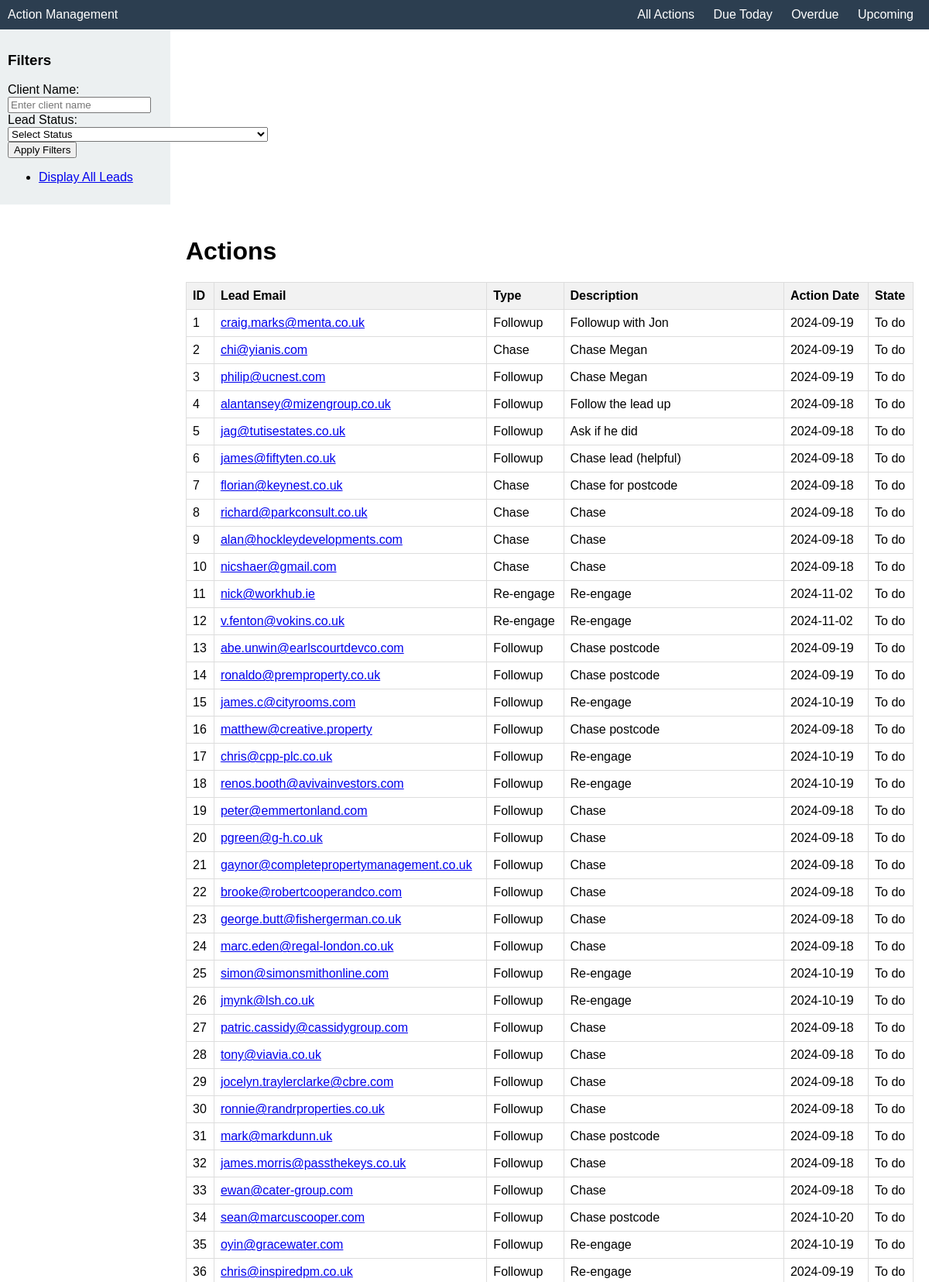
/lead_management/all_actions (upper part), run on the app's committed database.
### app/models.py (models this page shows, shortened)
class LeadAction(db.Model):
    __tablename__ = 'lead_actions'
    id = db.Column(db.Integer, primary_key=True)
    lead_id = db.Column(db.Integer, db.ForeignKey('leads.id'), nullable=False)  # ForeignKey to Lead.
    action_type = db.Column(db.String(255), nullable=False)  # Action type (e.g., 'Contacted', 'Demo Booked').
    action_description = db.Column(db.Text, nullable=True)  # Optional description of the action.
    action_date = db.Column(db.DateTime, nullable=True)  # Date for when the action should be completed.
    action_state = db.Column(db.String(50), nullable=False, default='To do')  # State of the action ('Done' or 'To do').
    created_at = db.Column(db.DateTime, default=datetime.utcnow)

class Lead(db.Model):
    __tablename__ = 'leads'
    id = db.Column(db.Integer, primary_key=True)
    sl_lead_id = db.Column(db.Integer, nullable=True)  # Smartlead Lead ID
    first_name = db.Column(db.String(255), nullable=False)
    last_name = db.Column(db.String(255), nullable=False)
    email = db.Column(db.String(255), nullable=False, unique=True)  # Unique email to prevent duplicates.
    company_name = db.Column(db.String(255), nullable=True)
    created_at = db.Column(db.DateTime, default=datetime.utcnow)
    is_unsubscribed = db.Column(db.Boolean, default=False)
    phone_number = db.Column(db.String(50), nullable=True)
    location = db.Column(db.String(255), nullable=True)
    linkedin_profile = db.Column(db.String(255), nullable=True)
    campaign_id = db.Column(db.Integer, db.ForeignKey('campaigns.id'), nullable=False)  # ForeignKey to Campaign.
    lead_status = db.Column(db.String(255), nullable=False, default='Interested - Initial Info Requested')  # New field for lead status.
    actions = db.relationship('LeadAction', backref='lead', lazy=True, cascade='all, delete-orphan')
    notes = db.relationship('LeadNote', backref='lead', lazy=True, cascade='all, delete-orphan')

### app/blueprints/lead_management.py (the view)
@lead_management_blueprint.route('/all_actions', methods=['GET'])
def all_actions():
    action_state = request.args.get('action_state')  # Get action_state from query params
    query = LeadAction.query.options(db.joinedload(LeadAction.lead))
    if action_state:
        query = query.filter_by(action_state=action_state)
    actions = query.all()
    return render_template('actions.html', actions=actions)

### app/templates/actions.html (shortened to what this page needs)
{% extends 'base.html' %}
{% block content %}
<h1>Actions</h1>
<table>
    <thead>
        <tr>
            <th>ID</th>
            <th>Lead Email</th>
            <th>Type</th>
            <th>Description</th>
            <th>Action Date</th>
            <th>State</th>
        </tr>
    </thead>
    <tbody>
        {% for action in actions %}
        <tr>
            <td>{{ action.id }}</td>
            <td><a href="{{ url_for('lead_management.lead_detail', lead_id=action.lead.id) }}">{{ action.lead.email }}</a></td>
            <td>{{ action.action_type }}</td>
            <td>{{ action.action_description }}</td>
            <td>
                {% if action.action_date %}
                    {{ action.action_date.strftime('%Y-%m-%d') }}
                {% else %}
                    N/A
                {% endif %}
            </td>
            <td>{{ action.action_state }}</td>
        </tr>
        {% endfor %}
    </tbody>
</table>
{% endblock %}

### app/static/css/styles.css (style rules this page uses)
body { font-family: Arial, sans-serif; display: flex; flex-direction: column; margin: 0; padding: 0; }
table { width: 100%; border-collapse: collapse; }
table, th, td { border: 1px solid #ddd; padding: 8px; }
th { background-color: #f2f2f2; text-align: left; }

### data on the page
LeadAction: id "1", lead.email "craig.marks@menta.co.uk", action_type "Followup", action_description "Followup with Jon", action_date "2024-09-19", action_state "To do"
LeadAction: id "2", lead.email "chi@yianis.com", action_type "Chase", action_description "Chase Megan", action_date "2024-09-19", action_state "To do"
LeadAction: id "3", lead.email "philip@ucnest.com", action_type "Followup", action_description "Chase Megan", action_date "2024-09-19", action_state "To do"
LeadAction: id "4", lead.email "alantansey@mizengroup.co.uk", action_type "Followup", action_description "Follow the lead up", action_date "2024-09-18", action_state "To do"
LeadAction: id "5", lead.email "jag@tutisestates.co.uk", action_type "Followup", action_description "Ask if he did", action_date "2024-09-18", action_state "To do"
LeadAction: id "6", lead.email "james@fiftyten.co.uk", action_type "Followup", action_description "Chase lead (helpful)", action_date "2024-09-18", action_state "To do"
LeadAction: id "7", lead.email "florian@keynest.co.uk", action_type "Chase", action_description "Chase for postcode", action_date "2024-09-18", action_state "To do"
LeadAction: id "8", lead.email "richard@parkconsult.co.uk", action_type "Chase", action_description "Chase", action_date "2024-09-18", action_state "To do"
LeadAction: id "9", lead.email "alan@hockleydevelopments.com", action_type "Chase", action_description "Chase", action_date "2024-09-18", action_state "To do"
LeadAction: id "10", lead.email "nicshaer@gmail.com", action_type "Chase", action_description "Chase", action_date "2024-09-18", action_state "To do"
LeadAction: id "11", lead.email "nick@workhub.ie", action_type "Re-engage", action_description "Re-engage", action_date "2024-11-02", action_state "To do"
LeadAction: id "12", lead.email "v.fenton@vokins.co.uk", action_type "Re-engage", action_description "Re-engage", action_date "2024-11-02", action_state "To do"
LeadAction: id "13", lead.email "abe.unwin@earlscourtdevco.com", action_type "Followup", action_description "Chase postcode", action_date "2024-09-19", action_state "To do"
LeadAction: id "14", lead.email "ronaldo@premproperty.co.uk", action_type "Followup", action_description "Chase postcode", action_date "2024-09-19", action_state "To do"
LeadAction: id "15", lead.email "james.c@cityrooms.com", action_type "Followup", action_description "Re-engage", action_date "2024-10-19", action_state "To do"
LeadAction: id "16", lead.email "matthew@creative.property", action_type "Followup", action_description "Chase postcode", action_date "2024-09-18", action_state "To do"
LeadAction: id "17", lead.email "chris@cpp-plc.co.uk", action_type "Followup", action_description "Re-engage", action_date "2024-10-19", action_state "To do"
LeadAction: id "18", lead.email "renos.booth@avivainvestors.com", action_type "Followup", action_description "Re-engage", action_date "2024-10-19", action_state "To do"
LeadAction: id "19", lead.email "peter@emmertonland.com", action_type "Followup", action_description "Chase", action_date "2024-09-18", action_state "To do"
LeadAction: id "20", lead.email "pgreen@g-h.co.uk", action_type "Followup", action_description "Chase", action_date "2024-09-18", action_state "To do"
LeadAction: id "21", lead.email "gaynor@completepropertymanagement.co.uk", action_type "Followup", action_description "Chase", action_date "2024-09-18", action_state "To do"
LeadAction: id "22", lead.email "brooke@robertcooperandco.com", action_type "Followup", action_description "Chase", action_date "2024-09-18", action_state "To do"
LeadAction: id "23", lead.email "george.butt@fishergerman.co.uk", action_type "Followup", action_description "Chase", action_date "2024-09-18", action_state "To do"
LeadAction: id "24", lead.email "marc.eden@regal-london.co.uk", action_type "Followup", action_description "Chase", action_date "2024-09-18", action_state "To do"
LeadAction: id "25", lead.email "simon@simonsmithonline.com", action_type "Followup", action_description "Re-engage", action_date "2024-10-19", action_state "To do"
LeadAction: id "26", lead.email "jmynk@lsh.co.uk", action_type "Followup", action_description "Re-engage", action_date "2024-10-19", action_state "To do"
LeadAction: id "27", lead.email "patric.cassidy@cassidygroup.com", action_type "Followup", action_description "Chase", action_date "2024-09-18", action_state "To do"
LeadAction: id "28", lead.email "tony@viavia.co.uk", action_type "Followup", action_description "Chase", action_date "2024-09-18", action_state "To do"
LeadAction: id "29", lead.email "jocelyn.traylerclarke@cbre.com", action_type "Followup", action_description "Chase", action_date "2024-09-18", action_state "To do"
LeadAction: id "30", lead.email "ronnie@randrproperties.co.uk", action_type "Followup", action_description "Chase", action_date "2024-09-18", action_state "To do"
LeadAction: id "31", lead.email "mark@markdunn.uk", action_type "Followup", action_description "Chase postcode", action_date "2024-09-18", action_state "To do"
LeadAction: id "32", lead.email "james.morris@passthekeys.co.uk", action_type "Followup", action_description "Chase", action_date "2024-09-18", action_state "To do"
LeadAction: id "33", lead.email "ewan@cater-group.com", action_type "Followup", action_description "Chase", action_date "2024-09-18", action_state "To do"
LeadAction: id "34", lead.email "sean@marcuscooper.com", action_type "Followup", action_description "Chase postcode", action_date "2024-10-20", action_state "To do"
LeadAction: id "35", lead.email "oyin@gracewater.com", action_type "Followup", action_description "Re-engage", action_date "2024-10-19", action_state "To do"
LeadAction: id "36", lead.email "chris@inspiredpm.co.uk", action_type "Followup", action_description "Re-engage", action_date "2024-09-19", action_state "To do"
